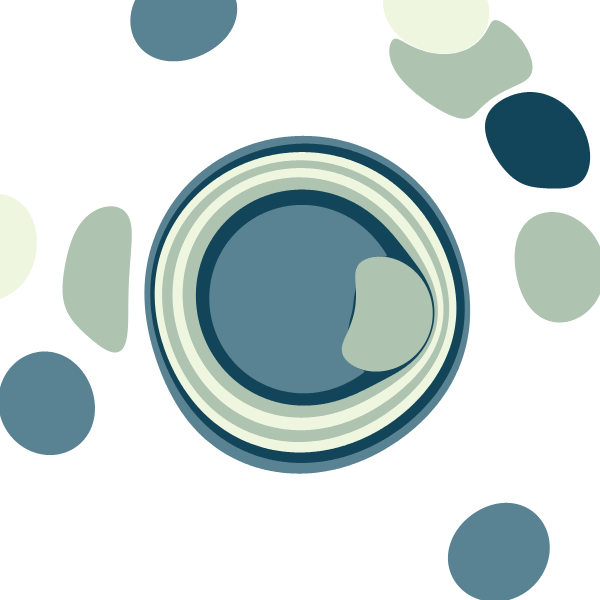
Frame 1 (no input)
Frame 60 (no input): identical to frame 1, image omitted
Frame 120 (the mouse pressed at the canvas centre since frame 60): identical to frame 1, image omitted

The p5.js sketch that drew this single still picture (run headless with seeded random() and noise() and a simulated clock; from frame 60 on, the mouse is pressed at the canvas centre):

// p5.js sketch
// ── sketch.js
// https://editor.p5js.org/codingtrain/sketches/fsw-rJrpr

let drops = [];

function setup() {
  createCanvas(600, 600);
  //addInk(width / 2, height / 2, width);
  for (let i = 0; i < 10; i++) {
    addInk(random(width), random(height), 50);
    addInk(300, 300, 50);
  }

  // let v = createVector(1, 1);
  // v.normalize();
  // tineLine(v, 300, 300, 80, 16);
}

let start;

function mousePressed() {
  start = createVector(mouseX, mouseY);
}

function mouseDragged() {
  let end = createVector(mouseX, mouseY);
  end.sub(start);
  end.normalize();
  tineLine(end, mouseX, mouseY, 2, 16);
}

function tineLine(v, x, y, z, c) {
  for (let drop of drops) {
    drop.tine(v, x, y, z, c);
  }
}

// function tineLine(xl, z, c) {
//   for (let drop of drops) {
//     drop.tine(xl, z, c);
//   }
// }

function addInk(x, y, r) {
  let drop = new Drop(x, y, r);
  for (let other of drops) {
    other.marble(drop);
  }
  drops.push(drop);
}

function draw() {
  // let x = random(width);
  // let y = random(height);
  // let r = random(10, 50);
  // addInk(x, y, r);

  // if (mouseIsPressed) {
  //   tineLine(mouseX, 4, 16);
  // }

  background(255);
  for (let drop of drops) {
    drop.show();
  }
}

// ── ink.js
const circleDetail = 1000;

let colors = [
  [18, 69, 89],
  [89, 131, 146],
  [174, 195, 176],
  [239, 246, 224],
];

class Drop {
  constructor(x, y, r) {
    this.center = createVector(x, y);
    this.r = r;
    this.vertices = [];
    for (let i = 0; i < circleDetail; i++) {
      let angle = map(i, 0, circleDetail, 0, TWO_PI);
      let v = createVector(cos(angle), sin(angle));
      v.mult(this.r);
      v.add(this.center);
      this.vertices[i] = v;
    }
    this.col = random(colors);
  }

  // tine(x, z, c) {
  //   let u = 1 / pow(2, 1 / c);
  //   for (let v of this.vertices) {
  //     v.x = v.x;
  //     v.y = v.y + z * pow(u, abs(v.x - x));
  //   }
  // }

  tine(m, x, y, z, c) {
    let u = 1 / pow(2, 1 / c);
    let b = createVector(x, y);
    for (let v of this.vertices) {
      let pb = p5.Vector.sub(v, b);
      let n = m.copy().rotate(HALF_PI);
      let d = abs(pb.dot(n));
      let mag = z * pow(u, d);
      v.add(m.copy().mult(mag));
    }
  }

  marble(other) {
    for (let v of this.vertices) {
      let c = other.center;
      let r = other.r;
      let p = v.copy();
      p.sub(c);
      let m = p.mag();
      let root = sqrt(1 + (r * r) / (m * m));
      p.mult(root);
      p.add(c);
      v.set(p);
    }
  }

  show() {
    fill(this.col);
    noStroke();
    beginShape();
    for (let v of this.vertices) {
      vertex(v.x, v.y);
    }
    endShape(CLOSE);
  }
}
